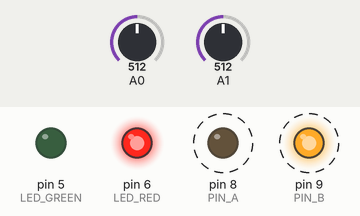
Bench run of a sketch on a simulated Arduino Nano, built with avr-gcc and run on an emulated ATmega328P. On the bench: output pins drawn as LEDs (lit = HIGH). Dashed ring = blinking. The test bench sets the inputs (shaded band); at power-on: A0 = 512, A1 = 512. What the sketch prints to the serial monitor is not drawn.

Above: at 0.4 s.
Timing chart, 0 to 3.1 s (numbered marks = the images above):
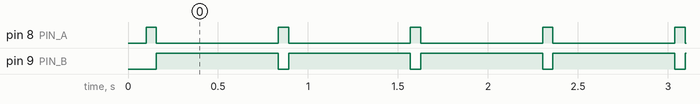

Measured:
- by itself, pin 8 (PIN_A): alternates HIGH for 0.06 s and LOW for 0.68 s
- by itself, pin 9 (PIN_B): alternates HIGH for 0.68 s and LOW for 0.06 s

The sketch:

main.ino
```cpp
/*
  Cable diode-mode tester between D8 and D9 (Arduino Nano)
  - Measures the diode voltage drop in both polarities.
  - Compares the readings with the calibrated target values:
      D8+, D9-  => ~4.945 V
      D9+, D8-  => ~0.280 V
  - Green LED (D5) = OK.
  - Red LED (D6) = problem detected.

  Recommended connections:
    D8 --- 1k --- cable connector 1 ---[diode inside cable]--- connector 2 --- 1k --- D9
    A0 connected to the D8-side node, after the resistor.
    A1 connected to the D9-side node, after the resistor.

    Green LED: D5 -> 220R -> LED -> GND
    Red LED  : D6 -> 220R -> LED -> GND
*/

const byte PIN_A = 8;   // D8
const byte PIN_B = 9;   // D9

const byte SENSE_A = A0; // Voltage at cable end A
const byte SENSE_B = A1; // Voltage at cable end B

const byte LED_GREEN = 5;
const byte LED_RED   = 6;

// PWM LED brightness (0 = off, 255 = maximum brightness)
byte PWM_LED_GREEN = 255;
byte PWM_LED_RED   = 255;

const float VCC = 5.0;

// Calibrated multimeter-style target values
const float TARGET_AB = 4.945; // D8+, D9-
const float TARGET_BA = 0.280; // D9+, D8-

// Accepted tolerances; adjust if needed
const float TOL_AB = 0.30; // +/- 0.30V
const float TOL_BA = 0.15; // +/- 0.15V

float readVoltage(byte pin, byte samples = 20) {
  unsigned long sum = 0;
  for (byte i = 0; i < samples; i++) {
    sum += analogRead(pin);
    delay(1);
  }
  float raw = (float)sum / samples;
  return raw * (VCC / 1023.0);
}

void hiZPins() {
  pinMode(PIN_A, INPUT);
  pinMode(PIN_B, INPUT);
}

// Returns the positive V(A)-V(B) voltage drop
float measureDrop_AB() {
  // D8 = HIGH, D9 = LOW
  pinMode(PIN_A, OUTPUT);
  pinMode(PIN_B, OUTPUT);
  digitalWrite(PIN_A, HIGH);
  digitalWrite(PIN_B, LOW);
  delay(8);

  float va = readVoltage(SENSE_A);
  float vb = readVoltage(SENSE_B);
  float vd = va - vb;
  if (vd < 0) vd = -vd;
  return vd;
}

// Returns the voltage drop with reversed polarity (D9 HIGH, D8 LOW)
float measureDrop_BA() {
  pinMode(PIN_A, OUTPUT);
  pinMode(PIN_B, OUTPUT);
  digitalWrite(PIN_A, LOW);
  digitalWrite(PIN_B, HIGH);
  delay(8);

  float va = readVoltage(SENSE_A);
  float vb = readVoltage(SENSE_B);
  float vd = vb - va;
  if (vd < 0) vd = -vd;
  return vd;
}

bool inRange(float v, float target, float tol) {
  return (v >= target - tol) && (v <= target + tol);
}

void setResult(bool ok) {
  analogWrite(LED_GREEN, ok ? PWM_LED_GREEN : 0);
  analogWrite(LED_RED,   ok ? 0             : PWM_LED_RED);
}

void setup() {
  Serial.begin(9600);

  pinMode(LED_GREEN, OUTPUT);
  pinMode(LED_RED, OUTPUT);
  setResult(false);

  hiZPins();
  delay(100);

  Serial.println("Starting multimeter-style diode test...");
}

void loop() {
  float v_ab = measureDrop_AB(); // D8+, D9-
  hiZPins();
  delay(5);

  float v_ba = measureDrop_BA(); // D9+, D8-
  hiZPins();

  bool ok_ab = inRange(v_ab, TARGET_AB, TOL_AB);
  bool ok_ba = inRange(v_ba, TARGET_BA, TOL_BA);
  bool ok = ok_ab && ok_ba;

  setResult(ok);

  Serial.print("D8+,D9-: ");
  Serial.print(v_ab, 3);
  Serial.print(" V (target ");
  Serial.print(TARGET_AB, 3);
  Serial.print(") | D9+,D8-: ");
  Serial.print(v_ba, 3);
  Serial.print(" V (target ");
  Serial.print(TARGET_BA, 3);
  Serial.print(") => ");
  Serial.println(ok ? "OK (green LED)" : "PROBLEM (red LED)");

  delay(600);
}
```
